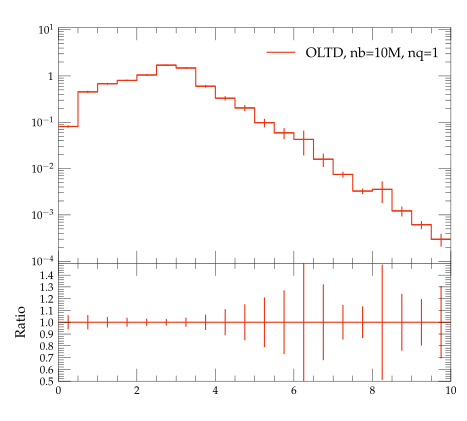

Recreate this plot in Python.
#! /usr/bin/env python

# This Python script was auto-generated using YODA v2.0.0.
# Analysis object: /evtb/inc_tg_dr
# Timestamp: 13-04-2024 (01:44:13)

import matplotlib as mpl
import matplotlib.pyplot as plt
mpl.use('Agg') # comment out for interactive use
import os
import numpy as np

plotDir = os.path.split(os.path.realpath(__file__))[0]
if 'YODA_USER_PLOT_PATH' in globals():
    plot_outdir = globals()['YODA_USER_PLOT_PATH']
else:
    plot_outdir = plotDir

#plot style
plt.style.use(os.path.join(plotDir, '../default.mplstyle'))
# plot metadata
figW, figH = plt.rcParams['figure.figsize']
ax_xLabel = r''
ax_yLabel = r''
ax_title  = r''
ax_xScale = 'linear'
ax_yScale = 'log'
xLims = (0.0, 10.0)
yLims = (9e-05, 11.0)

# TeX-friendly labels for the legend
labels = [ r"OLTD, nb=10M, nq=1" ]

# Create figure and axis objects
fig, (ax, ratio0_ax) = plt.subplots(2, 1, sharex=True,
                  figsize=(figW,figH), gridspec_kw={'height_ratios': (2, 1)})
ratio0_ax.yaxis.set_major_locator(mpl.ticker.MultipleLocator(0.1))
ratio0_ax.set_ylim(0.5, 1.4999)
ratio0_ax.set_ylabel('Ratio')

# LineColor map: curve index -> color
linecolors = {0: '#EE3311'}
# the numerical data is stored in a separate file
dataf = dict()
prefix = os.path.split(__file__)[0]
if prefix:    prefix = prefix + '/'
exec(open(prefix+'inc_tg_dr__data.py').read(), dataf)


legend_handles = [] # keep track of handles for the legend

# style options for curves
# starts at zorder>=5 to draw curve on top of legend
styles = {
  'curve0': {
    'color' : linecolors[0],
    'linestyle' : '-',
    'marker' : 'o',
    'zorder' : 5,
    'histstyle' : True,
  },
}
# curve from input yoda files in main panel
for label in dataf['yvals'].keys():
    if all(np.isnan(v) for v in dataf['yvals'][label]):
        continue
    tmp = None
    if styles[label]['histstyle']: # draw as histogram
        tmp, = ax.plot(dataf['xedges'], dataf['yedges'][label],
                       color=styles[label]['color'],
                       linestyle=styles[label]['linestyle'],
                       drawstyle='steps-pre', solid_joinstyle='miter',
                       zorder=styles[label]['zorder'], label=label)
        ax.errorbar(dataf['xpoints'], dataf['yvals'][label], color=styles[label]['color'],
                    xerr=dataf['xerrs'], yerr=[dataf['ydowns'][label], dataf['yups'][label]],
                    linestyle='none', zorder=styles[label]['zorder'])
    else: # draw as scatter
        tmp = ax.errorbar(dataf['xpoints'], dataf['yvals'][label],
                          xerr=dataf['xerrs'],
                          yerr=[ dataf['ydowns'][label],
                          dataf['yups'][label] ],
                          fmt=styles[label]['marker'],
                          ecolor=styles[label]['color'],
                          color=styles[label]['color'], zorder=2)
        tmp[-1][0].set_linestyle(styles[label]['linestyle'])
    legend_handles += [tmp]
    for varLabel in dataf['variation_yvals'].keys():
        if varLabel.startswith(label):
            tmp, = ax.plot(dataf['xedges'], dataf['variation_yvals'][varLabel],
                           color=styles[label]['color'],
                           linestyle=styles[label]['linestyle'],
                           drawstyle='steps-pre', solid_joinstyle='miter',
                           zorder=styles[label]['zorder'], alpha=0.5)


# plots on ratio panel
# curve from input yoda files in ratio panel
for label, yvals in dataf['ratio0_yvals'].items():
    if all(np.isnan(v) for v in yvals):
        continue
    if styles[label]['histstyle']: # plot as histogram
        ratio0_ax.plot(dataf['xedges'], yvals,
                       color=styles[label]['color'],
                       linestyle=styles[label]['linestyle'],
                       drawstyle='steps-pre', zorder=1,
                       solid_joinstyle='miter')
        ratio0_ax.vlines(dataf['xpoints'],
                         dataf['ratio0_ymin'][label],
                         dataf['ratio0_ymax'][label],
                         color=styles[label]['color'], zorder=1)
    else: # plot as scatter
        tmp = ratio0_ax.errorbar(dataf['xpoints'],
                                 yvals, xerr=dataf['xerrs'],
                                 yerr=dataf['ratio0_yerrs'][label],
                                 fmt=styles[label]['marker'],
                                 ecolor=styles[label]['color'],
                                 color=styles[label]['color'])
        tmp[-1][0].set_linestyle(styles[label]['linestyle'])

    for varlabel in dataf['ratio0_variation_vals'].keys():
        if varlabel.startswith(label):
            ratio0_ax.plot(dataf['xedges'],
                            dataf['ratio0_variation_vals'][varlabel],
                            color=styles[label]['color'],
                            linestyle=styles[label]['linestyle'],
                            drawstyle='steps-pre', solid_joinstyle='miter',
                            zorder=1, alpha=0.5)

legend_pos = (0.5, 0.97)
ax.legend(legend_handles, labels, loc='upper left', bbox_to_anchor=legend_pos)

# set plot metadata as defined above
ratio0_ax.set_xlabel(ax_xLabel)
ratio0_ax.xaxis.set_label_coords(1., -.15)
ax.set_ylabel(ax_yLabel, loc='top')
ax.set_title(ax_title, loc='left')
ax.set_xscale(ax_xScale)
ax.set_yscale(ax_yScale)
ax.set_xlim(xLims)
ax.set_ylim(yLims)

# tick formatting
plt.rcParams['xtick.top'] = True
plt.rcParams['ytick.right'] = True
ax.yaxis.set_major_locator(mpl.ticker.LogLocator(base=10.0, numticks=np.inf))
ax.yaxis.set_minor_locator(mpl.ticker.LogLocator(
                           base=10.0, subs=np.arange(0.1, 1, 0.1), numticks=np.inf))
fig.align_ylabels((ax, ratio0_ax))
plt.savefig(os.path.join(plot_outdir, 'inc_tg_dr.pdf'), format='PDF')
plt.savefig(os.path.join(plot_outdir, 'inc_tg_dr.png'), format='PNG')

plt.close(fig)
